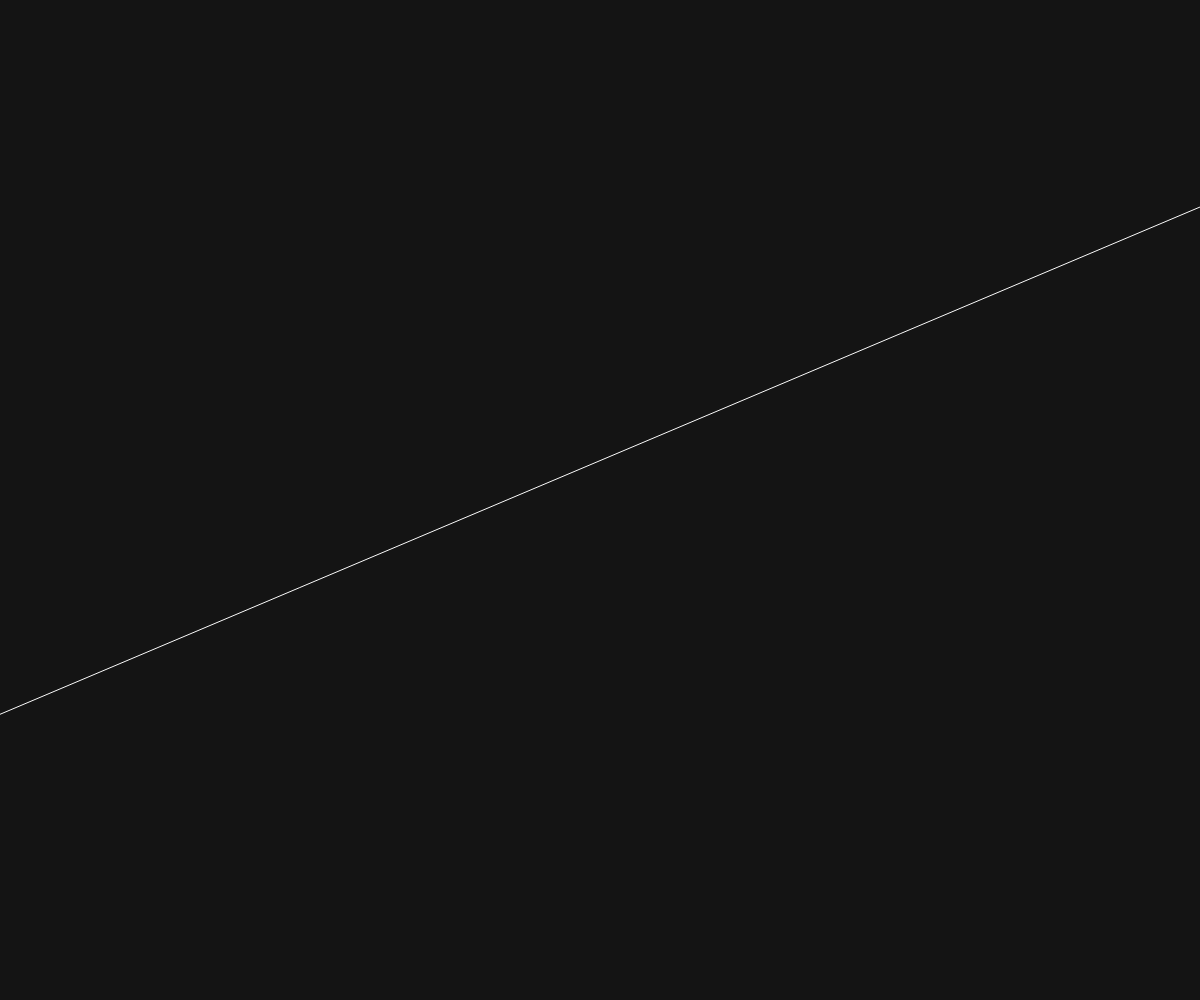
Frame 1 (no input)
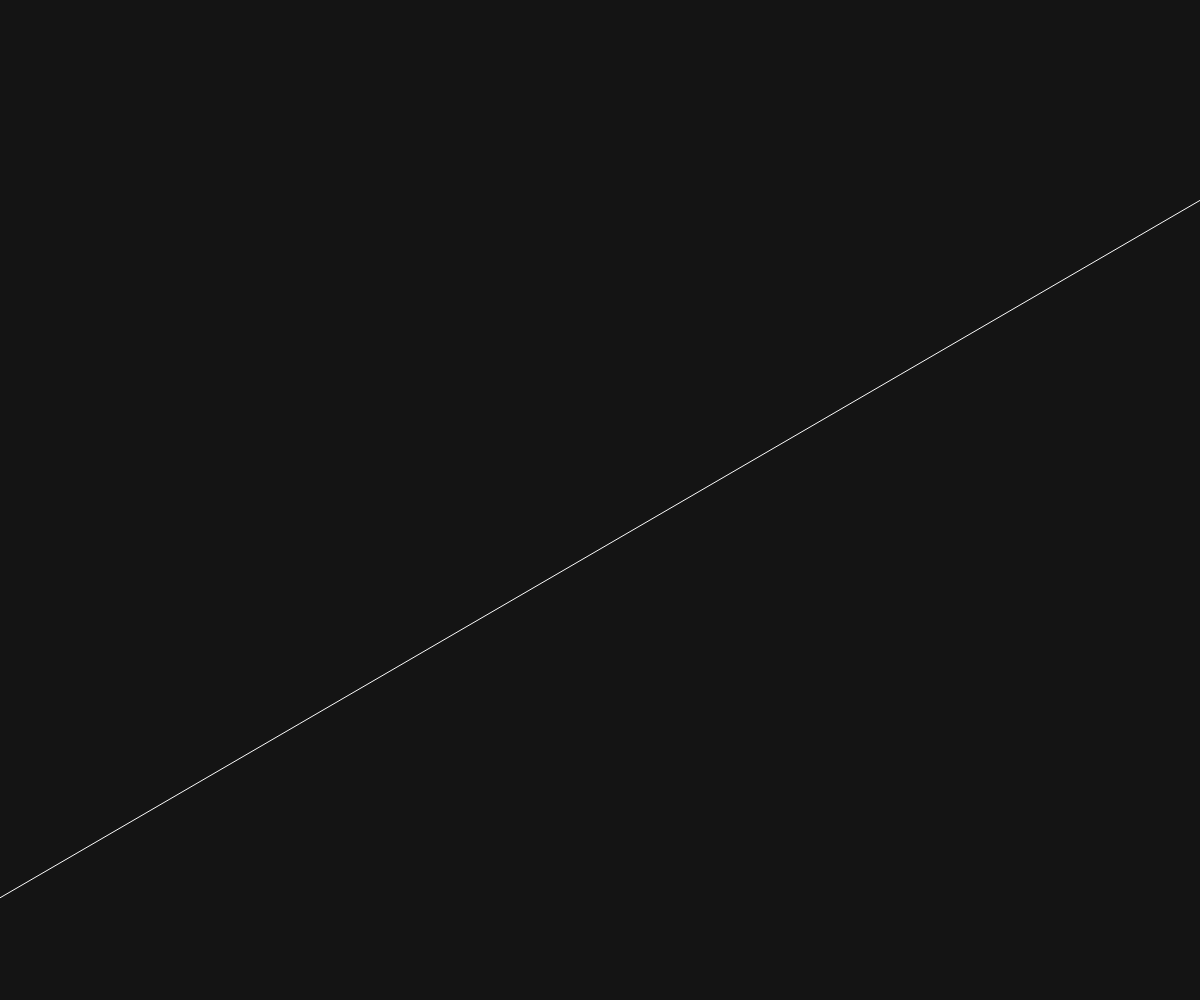
Frame 60 (no input)
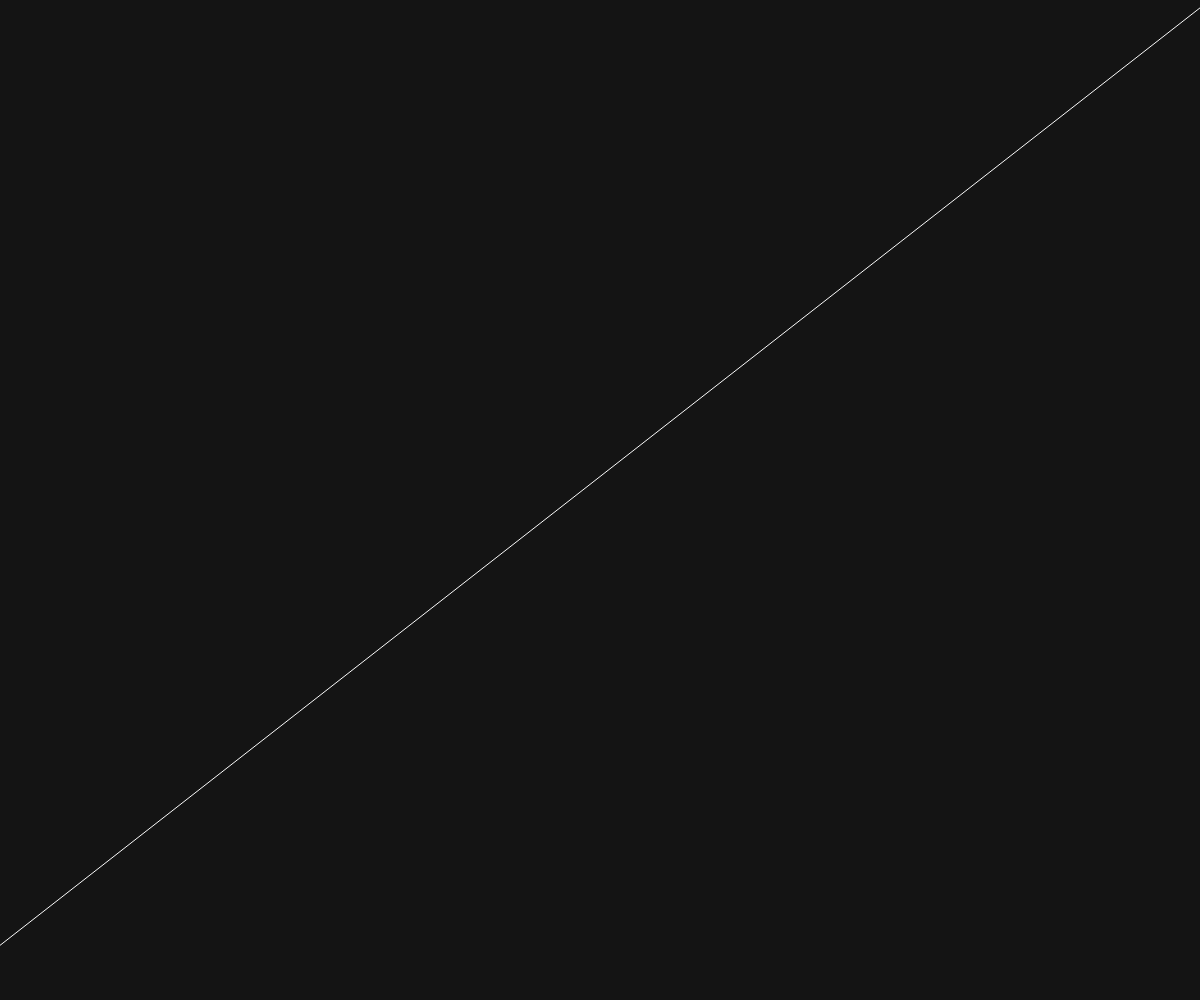
Frame 120 (the mouse pressed at the canvas centre since frame 60)

The p5.js sketch that drew these frames (run headless with seeded random() and noise() and a simulated clock; from frame 60 on, the mouse is pressed at the canvas centre):

// p5.js sketch
// ── sketch.js
function setup() {
  createCanvas(window.innerWidth, window.innerHeight); // set up the size of the window
}
function draw() {
    background(20); // setup a background colorod a shade of black
    stroke(250); // set up a white shade for the lines to be drawn
    line(0, random(height), width, random(height));
}
